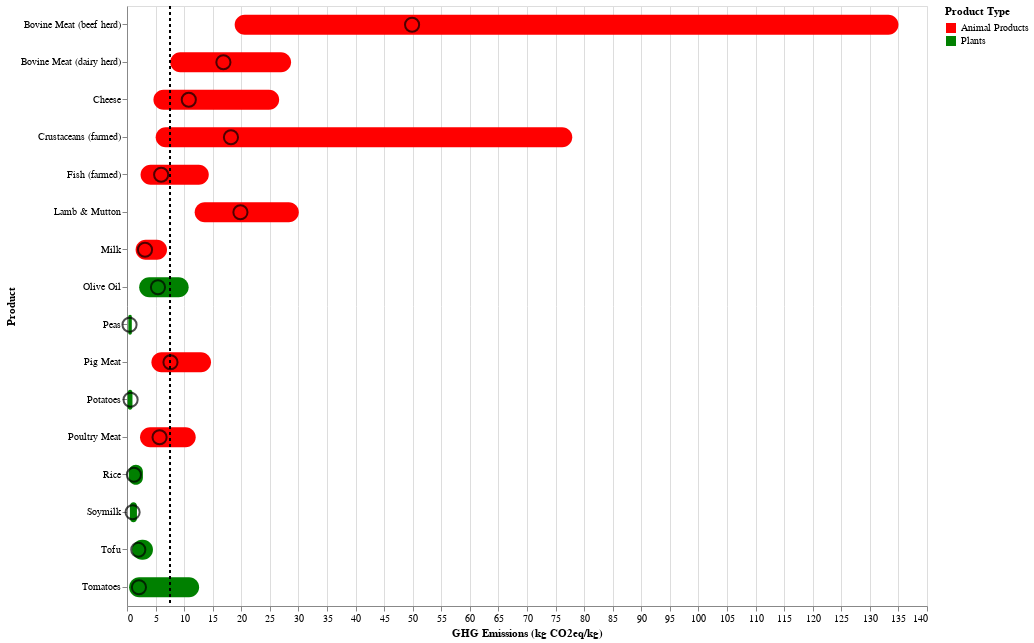

The notebook cell saved with this chart:
### Code cell
bar_nu = alt.Chart(df_nu).mark_bar(cornerRadius=10, height=20).encode(
    x=alt.X('5th pctl:Q').scale(domain=[0, 140]).title('GHG Emissions (kg CO2eq/kg)'),
    x2='95th pctl:Q',
    y=alt.Y('Product:N', title='Product'),
    color=alt.Color('Product Type:N', scale=product_colors) 
).properties(
    width=800,
    height=600
)

# better use median!!! -> corrected in the quarto presentation
mean_points = alt.Chart(df_nu).mark_point(filled=False, color='black', size=200).encode(
  x=alt.X('Mean:Q'),
  y=alt.Y('Product:N'),
)

# Help from Copilot
# Get the '5th pctl' value of 'Bovine Meat (dairy herd)'
bovine_dairy_5th = df_nu.loc[df_nu['Product'] == 'Bovine Meat (dairy herd)', '5th pctl'].values[0]

# Create a new chart 
vline = alt.Chart().mark_rule(color='black', strokeDash=[3,3]).encode(
    x='a:Q'
).transform_calculate(
    a=str(bovine_dairy_5th)
)


bar_nu + mean_points + vline

### Figure 1 — Vega-Lite specification as saved in the notebook (floating-point values rounded to 4 significant figures)
{"config": {"view": {"continuousWidth": 300, "continuousHeight": 300}}, "layer": [{"mark": {"type": "bar", "cornerRadius": 10, "height": 20}, "encoding": {"color": {"field": "Product Type", "scale": {"domain": ["Animal Products", "Plants"], "range": ["red", "green"]}, "type": "nominal"}, "x": {"field": "5th pctl", "scale": {"domain": [0, 140]}, "title": "GHG Emissions (kg CO2eq/kg)", "type": "quantitative"}, "x2": {"field": "95th pctl"}, "y": {"field": "Product", "title": "Product", "type": "nominal"}}}, {"mark": {"type": "point", "color": "black", "filled": false, "size": 200}, "encoding": {"x": {"field": "Mean", "type": "quantitative"}, "y": {"field": "Product", "type": "nominal"}}}, {"mark": {"type": "rule", "color": "black", "strokeDash": [3, 3]}, "encoding": {"x": {"field": "a", "type": "quantitative"}}, "transform": [{"calculate": "7.563323201621074", "as": "a"}]}], "data": {"name": "data-e6eb965d438941a07ea44748bf0ef740"}, "height": 600, "width": 800, "$schema": "https://vega.github.io/schema/vega-lite/v5.16.3.json", "datasets": {"data-e6eb965d438941a07ea44748bf0ef740": [{"Product": "Rice", "5th pctl": 0.312, "10th pctl": 0.3961, "Mean": 1.207, "Median": 1.012, "90th pctl": 2.379, "95th pctl": 2.784, "Product Type": "Plants", "Compare": "No"}, {"Product": "Potatoes", "5th pctl": 0.123, "10th pctl": 0.2186, "Mean": 0.6284, "Median": 0.6421, "90th pctl": 0.8607, "95th pctl": 0.9563, "Product Type": "Plants", "Compare": "No"}, {"Product": "Peas", "5th pctl": 0.2295, "10th pctl": 0.252, "Mean": 0.441, "Median": 0.36, "90th pctl": 0.7516, "95th pctl": 0.8416, "Product Type": "Plants", "Compare": "No"}, {"Product": "Soymilk", "5th pctl": 0.51, "10th pctl": 0.58, "Mean": 0.98, "Median": 0.91, "90th pctl": 1.47, "95th pctl": 1.74, "Product Type": "Plants", "Compare": "No"}, {"Product": "Tofu", "5th pctl": 0.8812, "10th pctl": 1.0, "Mean": 1.975, "Median": 1.613, "90th pctl": 3.469, "95th pctl": 4.544, "Product Type": "Plants", "Compare": "Yes"}, {"Product": "Olive Oil", "5th pctl": 2.13, "10th pctl": 2.86, "Mean": 5.42, "Median": 5.09, "90th pctl": 7.63, "95th pctl": 10.79, "Product Type": "Plants", "Compare": "No"}, {"Product": "Tomatoes", "5th pctl": 0.37, "10th pctl": 0.39, "Mean": 2.09, "Median": 0.65, "90th pctl": 5.95, "95th pctl": 12.62, "Product Type": "Plants", "Compare": "No"}, {"Product": "Bovine Meat (beef herd)", "5th pctl": 18.84, "10th pctl": 20.25, "Mean": 49.89, "Median": 30.27, "90th pctl": 105.2, "95th pctl": 135.0, "Product Type": "Animal Products", "Compare": "No"}, {"Product": "Bovine Meat (dairy herd)", "5th pctl": 7.563, "10th pctl": 9.088, "Mean": 16.87, "Median": 17.29, "90th pctl": 25.79, "95th pctl": 28.71, "Product Type": "Animal Products", "Compare": "Yes"}, {"Product": "Lamb & Mutton", "5th pctl": 11.84, "10th pctl": 12.25, "Mean": 19.85, "Median": 20.29, "90th pctl": 27.21, "95th pctl": 30.06, "Product Type": "Animal Products", "Compare": "No"}, {"Product": "Pig Meat", "5th pctl": 4.271, "10th pctl": 4.58, "Mean": 7.608, "Median": 6.533, "90th pctl": 13.76, "95th pctl": 14.7, "Product Type": "Animal Products", "Compare": "No"}, {"Product": "Poultry Meat", "5th pctl": 2.281, "10th pctl": 2.413, "Mean": 5.699, "Median": 4.342, "90th pctl": 11.62, "95th pctl": 12.02, "Product Type": "Animal Products", "Compare": "No"}, {"Product": "Milk", "5th pctl": 1.51, "10th pctl": 1.7, "Mean": 3.15, "Median": 2.65, "90th pctl": 4.83, "95th pctl": 7.0, "Product Type": "Animal Products", "Compare": "No"}, {"Product": "Cheese", "5th pctl": 4.624, "10th pctl": 4.946, "Mean": 10.82, "Median": 8.442, "90th pctl": 17.81, "95th pctl": 26.63, "Product Type": "Animal Products", "Compare": "No"}, {"Product": "Fish (farmed)", "5th pctl": 2.372, "10th pctl": 2.478, "Mean": 5.977, "Median": 3.46, "90th pctl": 11.62, "95th pctl": 14.31, "Product Type": "Animal Products", "Compare": "No"}, {"Product": "Crustaceans (farmed)", "5th pctl": 5.017, "10th pctl": 5.443, "Mean": 18.19, "Median": 9.959, "90th pctl": 35.29, "95th pctl": 77.92, "Product Type": "Animal Products", "Compare": "No"}]}}
